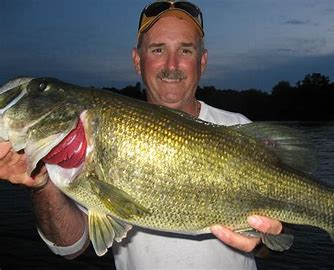
#> input picture Bigbass.jpg, 334 x 270 px
$ python 'gray level slicing.py'
#> lines starting #> are read from the running program, lines starting #| are printed output that depends on the picture; after the words box and inside, x2 and y2 are one past the last pixel; in counts of white or black regions, pixels touching at a corner belong together
#Import Library
import numpy as np #np sebagai objek library numpy
import matplotlib.pyplot as plt #plt sebagai objek library matplotib.pyplot
#matplotlib inline
import cv2
from skimage import data #dari library skimage dipanggil fungsi data

#Gray Level Slice
img = cv2.imread('Bigbass.jpg', 0)
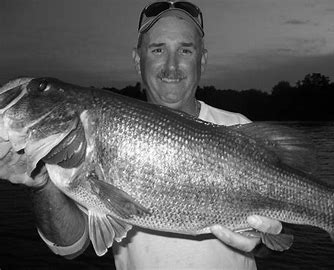
#> img: shape (270, 334); min 0, max 255, mean 95.2

row, column = img.shape#inisialisai ukuran img oleh variabel row dan column
#> row = 270; column = 334

img1 = np.zeros((row,column),dtype = 'uint8')#sebuah array kosong dengan ukuran yang sama seperti citra asli dibuat menggunakan np.zeros().


min_range = 10#minimal panjang
max_range = 60#maksimal panjang


for i in range(row):
    for j in range(column):
        if img[i,j]>min_range and img[i,j]<max_range:#jika nilai pixel pada img >minimal dan <maksimal maka nilai piksel menjadi 255
            img1[i,j] = 255
        else:
            img1[i,j] = 0#jika nilai pixel pada img <minimal dan >maksimal maka nilai piksel menjadi 0
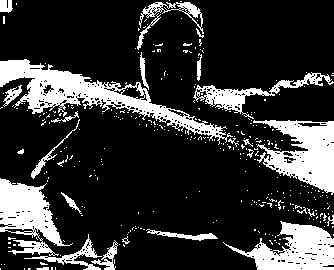
#> img1: shape (270, 334); 20.6% white; 328 white regions (300 under 20 px), largest, box (x1, y1, x2, y2) and area: (0, 59, 233, 145) 4756, (253, 120, 334, 195) 3293, (0, 178, 73, 256) 2796
#Plot Image
fig, axes = plt.subplots(2, 2, figsize=(12, 12))#membuat plot baris 2 kolom 2 dengan ukuran setiap plot 12x12
ax = axes.ravel()#axes adalah array multidimensi yang digunakan untuk mengatur tata letak subplots dalam sebuah gambar.
#Fungsi ravel() digunakan untuk mengubah array multidimensi menjadi array satu dimensi dengan urutan data yang sama seperti dalam array asli.

ax[0].imshow(img, cmap=plt.cm.gray)
ax[0].set_title("Citra Input")
ax[1].hist(img.ravel(), bins=256)
ax[1].set_title('Histogram Input')

ax[2].imshow(img1, cmap=plt.cm.gray)
ax[2].set_title("Citra Output")
ax[3].hist(img1.ravel(), bins=256)
ax[3].set_title('Histogram Output')
plt.show()
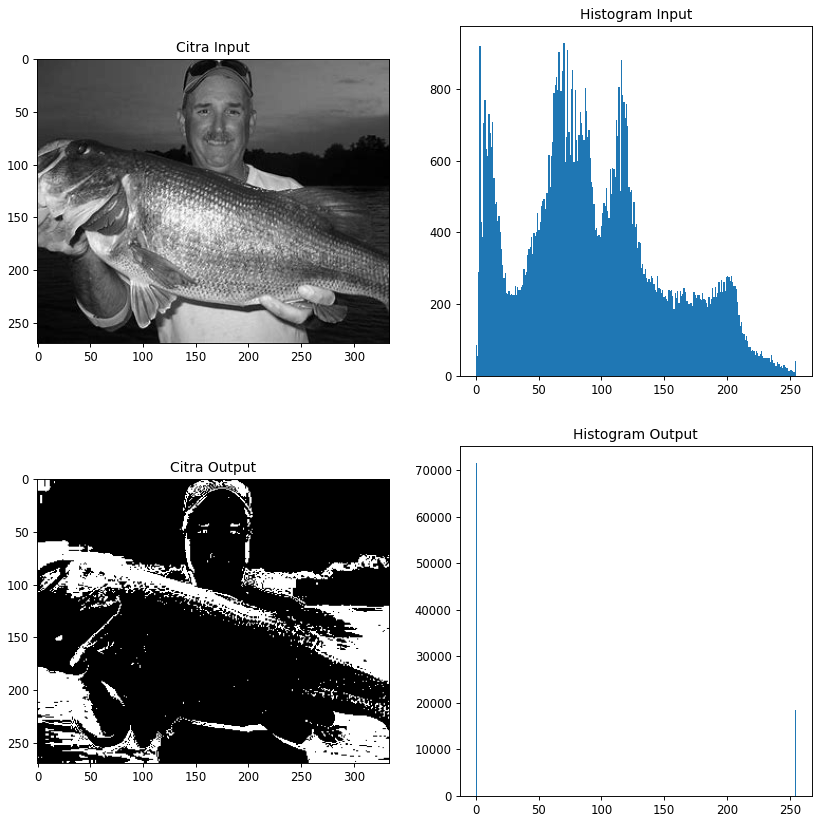
#> figure drawn by matplotlib, 4 panels; panel 2: tallest bar 929 high, from x = 69.73 to 70.72; panel 4: tallest bar 71607 high, from x = 0 to 0.996

$ run again, with boneka2.tif saved as Bigbass.jpg
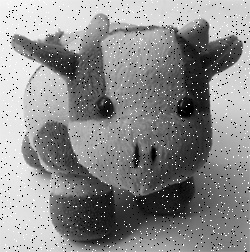
#> input picture boneka2.tif, 250 x 252 px
#> img is the input picture: shape (252, 250); min 0, max 255, mean 139.1
#> after the loop `for i in range(row):`:
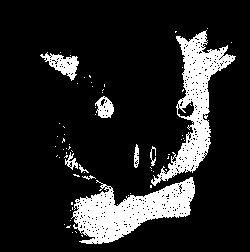
#> img1: shape (252, 250); 14.4% white; 66 white regions (57 under 20 px), largest, box (x1, y1, x2, y2) and area: (71, 177, 195, 244) 4128, (151, 30, 236, 186) 3763, (40, 52, 79, 81) 487
#> `plt.show()`:
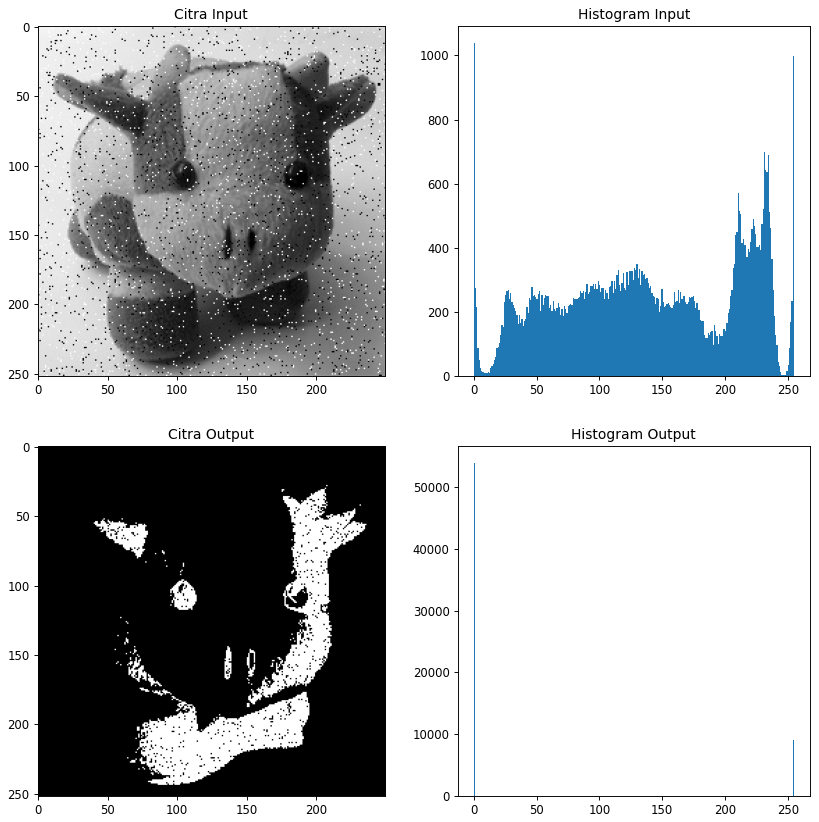
#> figure drawn by matplotlib, 4 panels; panel 2: tallest bar 1040 high, from x = 0 to 0.996; panel 4: tallest bar 53936 high, from x = 0 to 0.996
